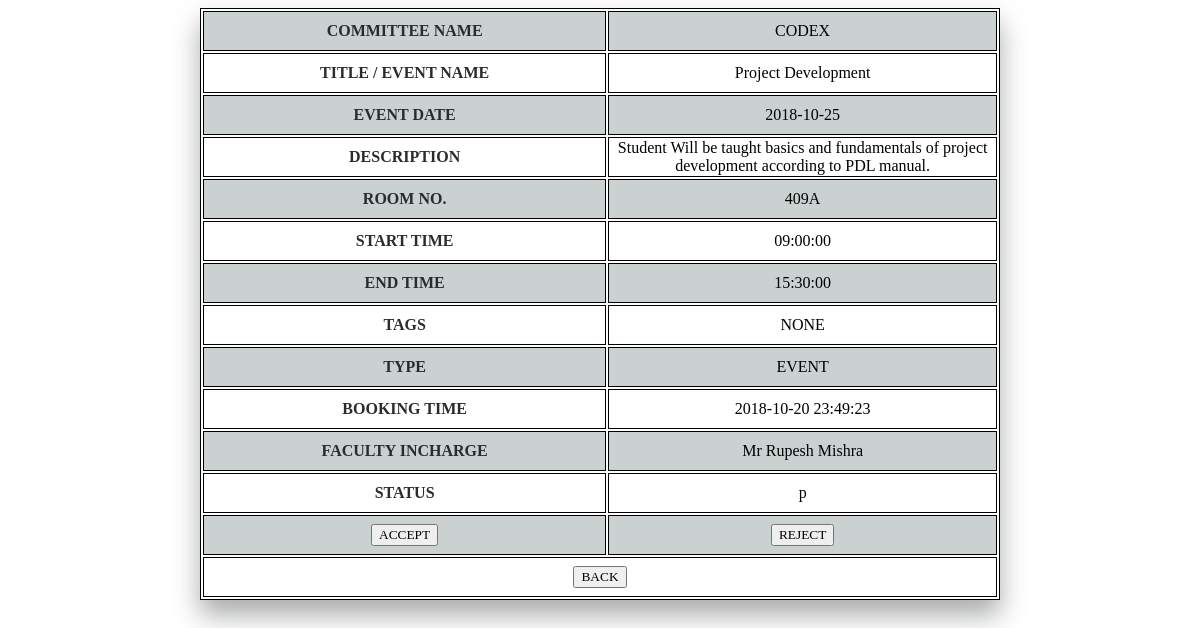
Page /php/user_homepage/admin_event_details.php?event_id=1 (signed in) on the committed database.
### tables this page shows
CREATE TABLE `event_detail` (
  `eid` int(11) NOT NULL,
  `title` varchar(30) DEFAULT NULL,
  `description` varchar(1000) DEFAULT NULL,
  `tags` varchar(10) DEFAULT NULL,
  `type` varchar(10) DEFAULT NULL,
  `status` char(1) DEFAULT NULL,
  `uid` int(11) DEFAULT NULL,
  `room_no` varchar(10) DEFAULT NULL
);

CREATE TABLE `user` (
  `uid` int(11) NOT NULL,
  `comm_name` varchar(20) DEFAULT NULL,
  `comm_head` varchar(20) DEFAULT NULL,
  `fac_head` varchar(20) DEFAULT NULL,
  `pswd` varchar(128) DEFAULT NULL,
  `type_of_user` char(1) DEFAULT NULL
);

CREATE TABLE `booking_detail` (
  `eid` int(11) DEFAULT NULL,
  `room_no` varchar(10) DEFAULT NULL,
  `start_time` time DEFAULT NULL,
  `end_time` time DEFAULT NULL,
  `event_date` date DEFAULT NULL,
  `booking_time` datetime DEFAULT NULL
);

### data/get_tables.php (called while the page is built, shortened)
<?php
    function get_json_data($qry){
        $mysqli = new mysqli(host, db_uname, db_pswd, db_name);
        $query = $qry;
        $result = $mysqli->query($query);
            $data=array();
            while($r = mysqli_fetch_assoc($result)){
                $data[] = $r;
            }
            return json_encode($data);
    }
?>

### php/user_homepage/admin_event_details.php (the view, shortened to what this page needs)
<html>
	<head>
	</head>
<body>
	<?php
        include '../../data/get_data.php';
		$id = $_POST["event_id"];
		$eventDetails=get_table_data_query("
			select u.comm_name, e.title, b.event_date, e.description, e.room_no, b.start_time, b.end_time, e.tags, e.type, b.booking_time, u.fac_head, status
			from event_detail e,booking_detail b, user u
			    where e.eid=b.eid and e.uid=u.uid and e.eid=".$_REQUEST["event_id"].";"
		)[0];
		$alliasKeys=array(
		    "comm_name"=>"COMMITTEE NAME",
		    "booking_time"=>"BOOKING TIME",
		    "event_date"=>"EVENT DATE",
		    "start_time"=>"START TIME",
		    "end_time"=>"END TIME",
		    "description"=>"DESCRIPTION",
		    "title"=>"TITLE / EVENT NAME",
		    "tags"=>"TAGS",
		    "type"=>"TYPE",
		    "room_no"=>"ROOM NO.",
		    "eid"=>"EVENT ID",
		    "fac_head"=>"FACULTY INCHARGE",
		    "status"=>"STATUS"
		);
	?>
	<?php
		if (count($eventDetails) > 0){
			echo "<center> <form action='../update.php' method=post>
			    <table >";
			foreach ($eventDetails as $key => $value) {
				echo "
					<tr>
						<th>".$alliasKeys[$key]."</th>
						<td>".$value."</td>
					</tr>";
			}
			if(
			        get_table_data_query(
			                "select type_of_user
                                   from user
                                   where uid = ".$_SESSION["uid"].";"
                    )[0]["type_of_user"] == 'a'
            ){
			echo
			"<tr>
					<input type=\"hidden\" name=\"hide\" value=".$id.">
					<td><input name=accept type=submit value=ACCEPT></td>
					<td><input name=reject type=submit value=REJECT></td>
				</tr>";
			}
			echo "
				<tr>
					<td colspan=\"2\"><input type=\"button\" value=\"BACK\" onclick=\"window.history.back()\"></td>
				</tr>
			</table>
			</form>
			</center>";
		}
	?>
	</body>
</html>

### data/get_data.php (shortened to what this page needs)
<html>
    <head>
    </head>
</html>
<?php
    include 'get_tables.php';
    function get_table_data_query($query){
        return json_decode(get_json_data($query), true);
    }
?>

### php/user_homepage/admin_event_details.php (style rules this page uses)
table,tr,td,th { border: 1px solid black; text-align: center; width: 800px; height: 40px; font-family:'Lobster', cursive; }
input[type="button"], input[type="submit"] { font-family:'Lobster', cursive; }
table { box-shadow: 0 15px 25px rgba(41, 44, 47, 0.4); }
th { color: #292c2f; }
tr:nth-child(odd) { background-color: #cad1d0 ; }

### rows in the picture
event_detail: uid.comm_name "CODEX", title "Project Development", booking_detail.event_date "2018-10-25", description "Student Will be taught basics and fundamentals of project development according to PDL manual.", room_no "409A", booking_detail.start_time "09:00:00", booking_detail.end_time "15:30:00", tags "NONE", type "EVENT", booking_detail.booking_time "2018-10-20 23:49:23", uid.fac_head "Mr Rupesh Mishra", status "p"

### other values in the picture
$alliasKeys[$key] "COMMITTEE NAME"
$alliasKeys[$key] "TITLE / EVENT NAME"
$alliasKeys[$key] "EVENT DATE"
$alliasKeys[$key] "DESCRIPTION"
$alliasKeys[$key] "ROOM NO."
$alliasKeys[$key] "START TIME"
$alliasKeys[$key] "END TIME"
$alliasKeys[$key] "TAGS"
$alliasKeys[$key] "TYPE"
$alliasKeys[$key] "BOOKING TIME"
$alliasKeys[$key] "FACULTY INCHARGE"
$alliasKeys[$key] "STATUS"
